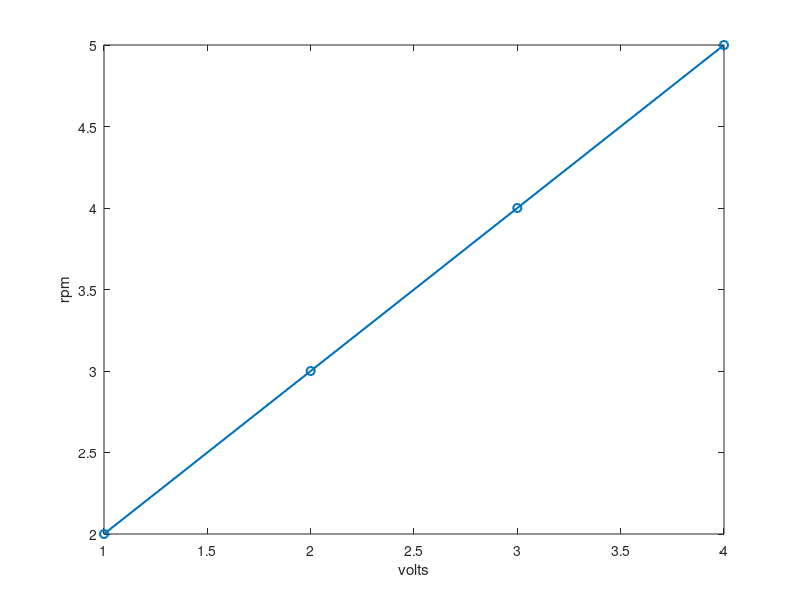
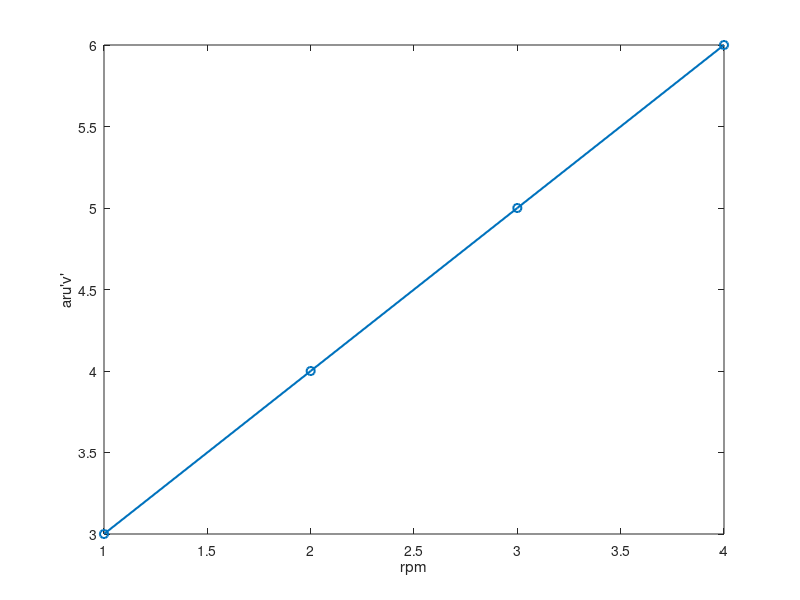

Recreate these plots in MATLAB, in order. (Note: this script raises an error after producing the figures.)
% this script contains auxiliary calculation and calibrations needed in the
% process of the spinner mills experiments


%% voltage to rpm
volts = [1 2 3 4]; % a range of volts that the motor can run at
rpms_v = [2 3 4 5]; % the repsonse measured rpms of the disk

figure()
plot(volts, rpms_v, '-o', 'LineWidth', 1.5)
xlabel('volts')
ylabel('rpm')


%% rpm to reynolds stress (u*)
rpms_s = [1 2 3 4]; % rpms selected for calibration (could/should be same as above?)
upvps = [3 4 5 6]; % measured \bar{u'v'} at the nearest bed measurement feasible

figure()
plot(rpms_s, upvps, '-o', 'LineWidth', 1.5)
xlabel('rpm')
ylabel("\bar{u'v'}")


%% sediment needed for alluvial bed
% the more sediment goes into suspension, the more comes off the bed and
% the bed elevation lowers. We should add more sediment to the mill for the
% higher stresses to keep the bed at a constant elevation.
bedH = 0.02; % height of bed to maintain through all ustar expts
bedV = pi * (mill.diam/2) ^ 2 * bedH * 1000; % liters of sed needed with no suspension


%% sediment needed for total experiments
% based on estimates of total sediment withdrawal for each sample, adding
% more to the bed, how much sediment do I need *in total*